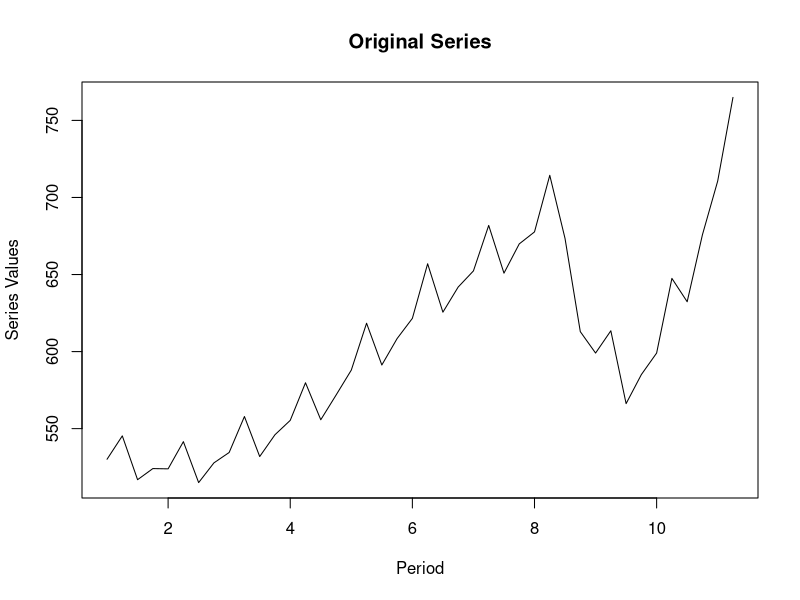
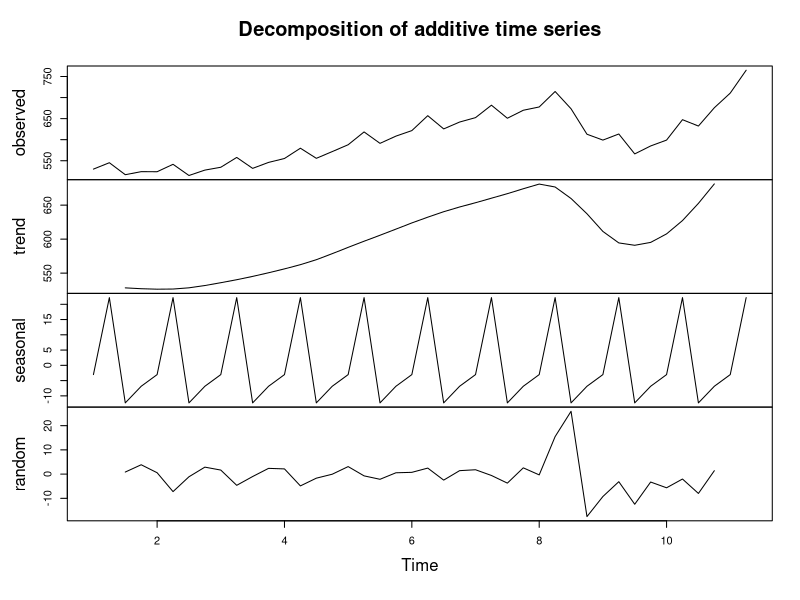
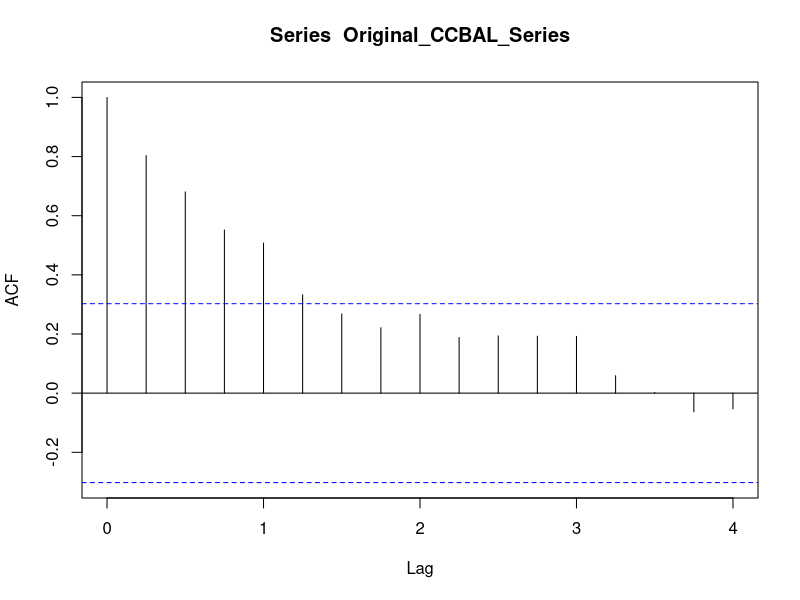
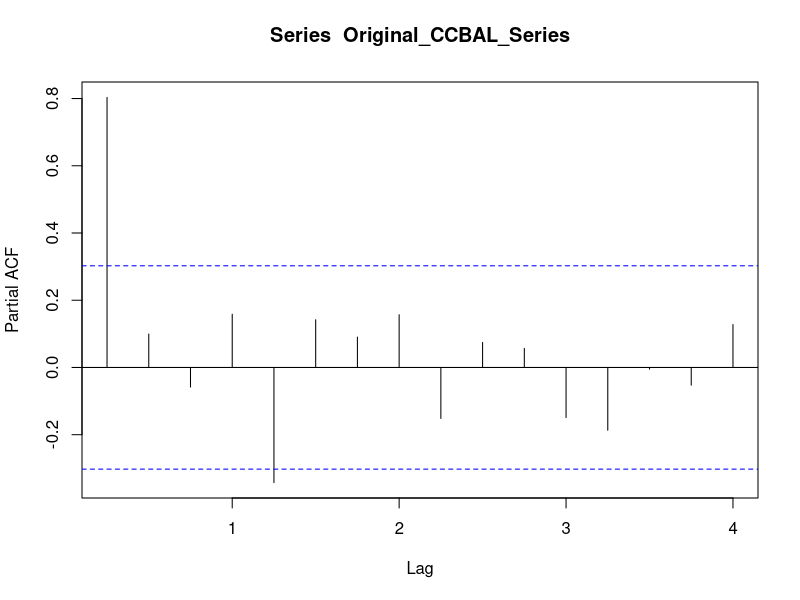
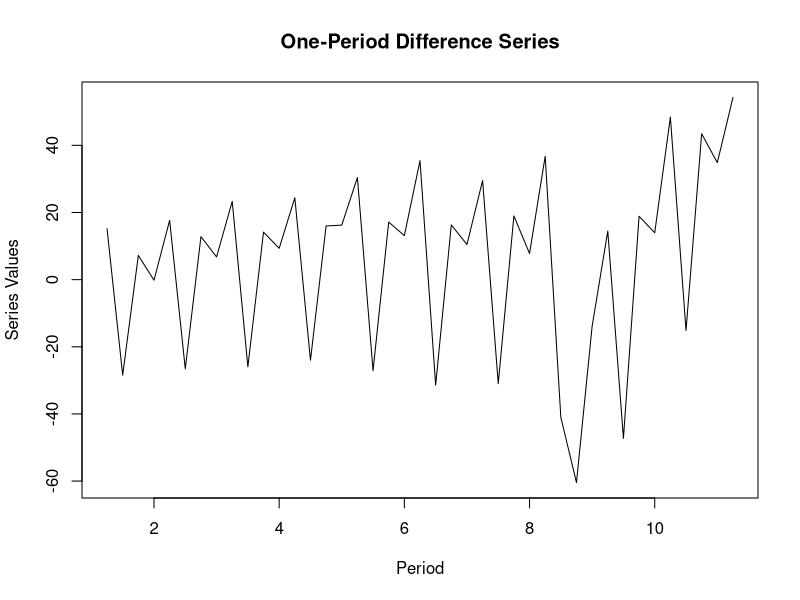
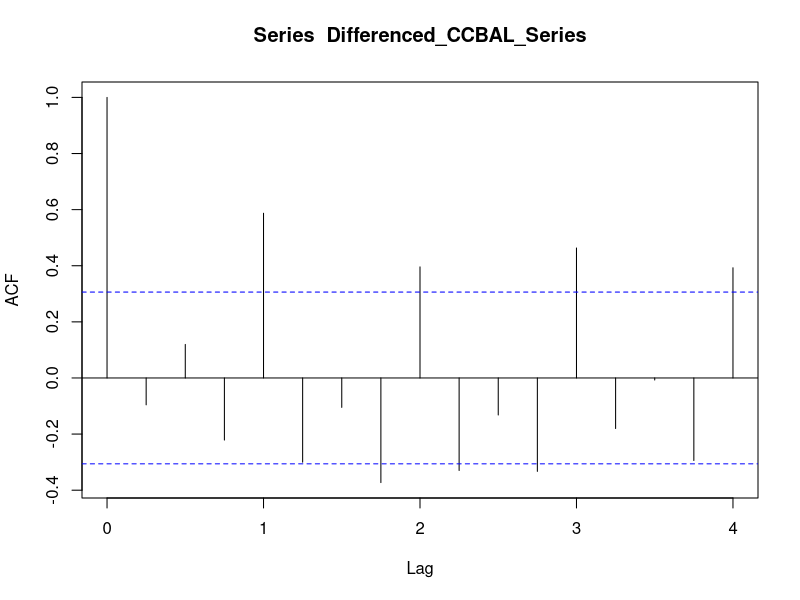
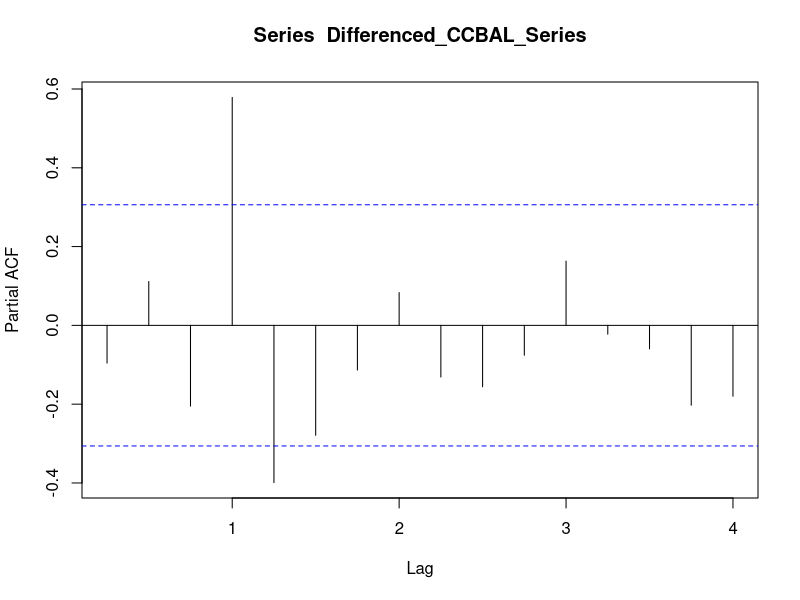
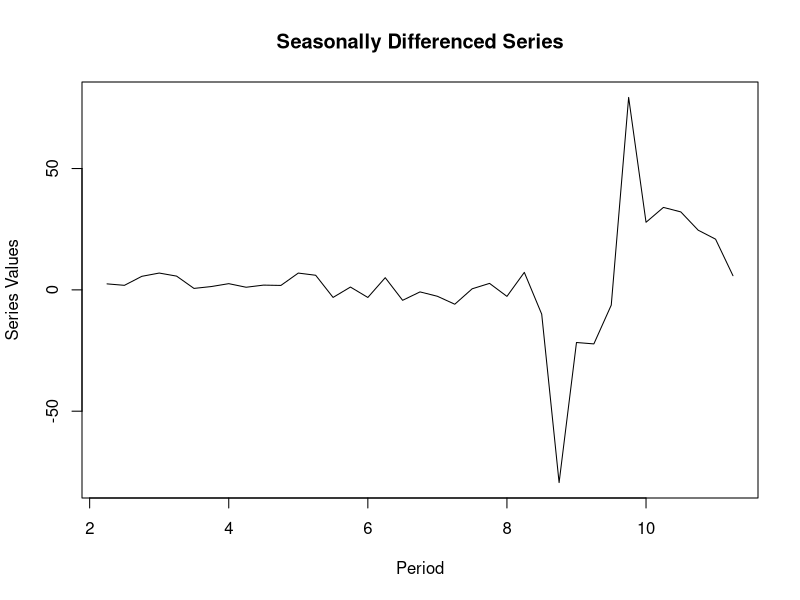

Write the R code that produced these figures, in order.
# Libraries
# If you don't have these packages installed in R, you need to run
# the install.packages function.
#install.packages("forecast")
#install.packages("tseries")
library(forecast)
library(tseries)

## Modify the setwd line to match your folder location
setwd("C:/Users/83710/Downloads")

## Read files. This file includes the level series. The differencing (one-period and
## seasonal) is done here in the program.
data <- read.csv("CCBAL.csv", header = TRUE)

# Extract the column of interest from the data frame
data_column <- data$CCBAL
head(data_column)

# Make it a time series object, specify appropriate frequency
Original_CCBAL_Series <- ts(data_column, frequency =4)

# Plot the series
plot(Original_CCBAL_Series, type="l",
     main="Original Series",  # Adding a main title
     ylab="Series Values",    # Adding a label to the Y axis
     xlab="Period")           # Adding a label to the X axis

## The series is decomposed through the 'decompose' function, for information
## only, in case is useful. Only for reference.
DEC.Original_CCBAL_Series.TS<-decompose(Original_CCBAL_Series)

## Here we produce the plot of the components, for information
plot(DEC.Original_CCBAL_Series.TS)

# Check the stationarity of the series to see if it needs to be differenced
adf_test <- adf.test(Original_CCBAL_Series, k=0)

# Print the ADF test result with a custom title
cat("ADF Test for the Original Series\n")
print(adf_test)

# Check the ACF and PACF
acf(Original_CCBAL_Series)
pacf(Original_CCBAL_Series)

#Apply a one-period difference to the series as usual to make a series stationary
Differenced_CCBAL_Series <- diff(Original_CCBAL_Series, differences = 1)
plot(Differenced_CCBAL_Series, type="l",
     main="One-Period Difference Series",  # Adding a main title
     ylab="Series Values",    # Adding a label to the Y axis
     xlab="Period")           # Adding a label to the X axis

# Apply ADF to see what it shows, although the series needs an extra seasonal
# differencing step regardless of the ADF result
adf_test <- adf.test(Differenced_CCBAL_Series)

# Print the ADF test result with a custom title
cat("ADF Test for the One-Period Difference Series\n")
print(adf_test)

# Check the ACF and PACF
acf(Differenced_CCBAL_Series)
pacf(Differenced_CCBAL_Series)

# Since the series is seasonal, a seasonal difference is also needed at the 
# appropriate frequency, even if the ADF rejects non-stationarity. The ADF does
# not capture the lack of "seasonal stationarity"
Seasonally_Differenced_CCBAL_Series <- diff(Differenced_CCBAL_Series, differences = 1, lag = 4)
plot(Seasonally_Differenced_CCBAL_Series, type="l",
     main="Seasonally Differenced Series",  # Adding a main title
     ylab="Series Values",    # Adding a label to the Y axis
     xlab="Period")           # Adding a label to the X axis

# Check stationarity on the series after regular and seasonal differencing
adf_test <- adf.test(Seasonally_Differenced_CCBAL_Series)

# Print the ADF test result with a custom title
cat("ADF Test for the Seasonally Differenced Series\n")
print(adf_test)

# Check the ACF and PACF to decide on AR and MA orders
acf_plot <- acf(Seasonally_Differenced_CCBAL_Series)
pacf_plot <- pacf(Seasonally_Differenced_CCBAL_Series)

# Fit the Seasonal ARIMA (SARIMA) model using the original series. Because the
# SARIMA model is fit using the original series, then we need to specify the middle 
# parameter "d" in the c vector to make sure R applies the one-period and seasonal difference. 
# The one-period difference is specified in the first c vector and the seasonal difference
# is specified in the second c vector
sarima_model = forecast::Arima(Original_CCBAL_Series, order = c(1,1,0), seasonal=list(order=c(0,1,1), period=4))
summary(sarima_model)

# Additional residual diagnostics
forecast::checkresiduals(sarima_model)

# Plot the actual and fitted series
plot(sarima_model$x, col='red', type="l",
     main="Actual vs. Fitted",  # Adding a title to the chart
     ylab="Series Values",      # Adding a label to the Y axis
     xlab="Periods")            # Adding a label to the X axis

lines(fitted(sarima_model), col='blue')

# Adding legends for the blue and red lines
legend("topleft", legend=c("Actual", "Fitted"), col=c("red", "blue"), lty=1)


# Produce forecast, in quarters
print(data.frame(predict(sarima_model, n.ahead=12)))

# Different from the output from the linear ARIMA forecast doee, the SARIMA forecast outputs
# produced here by R already comes in levels. This level forecast can be pasted in Excel to 
# produce a chart with a portion of the actual series and the forecast. You can use the SE 
# column to estimate 95% confidence intervals (CI), by calculating:
# Upper CI = forecast + (1.96 * SE)
# Lower CI = forecast - (1.96 * SE)
# These CIs can be added to the forecast plot in Excel.